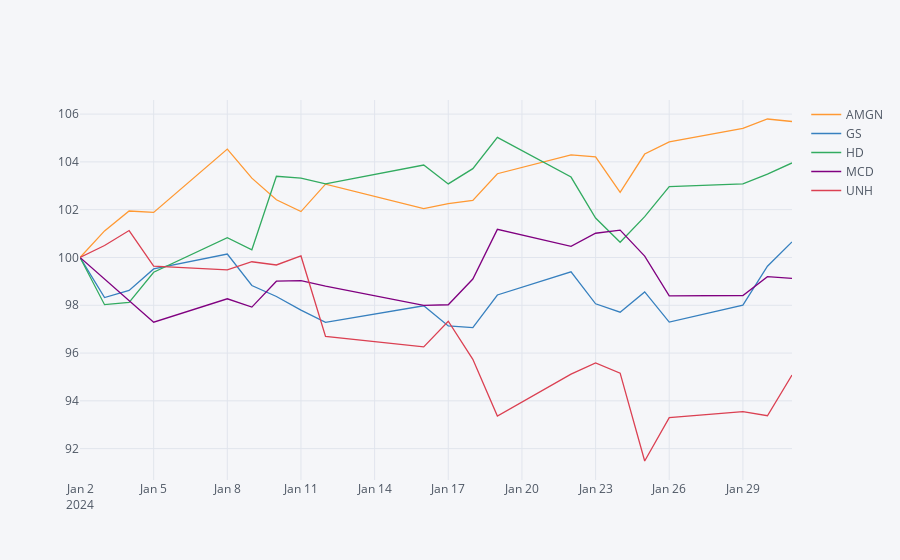

The notebook cell this image was saved under:
### Code cell
# Normalize plot
df4.normalize().iplot()

### Figure 1 — Plotly figure (JSON) as saved in the notebook; plotly's stock layout.template omitted (floating-point values rounded to 4 significant figures)
{"data": [{"line": {"color": "rgba(255, 153, 51, 1.0)", "dash": "solid", "shape": "linear", "width": 1.3}, "mode": "lines", "name": "AMGN", "text": "", "type": "scatter", "x": ["2024-01-02", "2024-01-03", "2024-01-04", "2024-01-05", "2024-01-08", "2024-01-09", "2024-01-10", "2024-01-11", "2024-01-12", "2024-01-16", "2024-01-17", "2024-01-18", "2024-01-19", "2024-01-22", "2024-01-23", "2024-01-24", "2024-01-25", "2024-01-26", "2024-01-29", "2024-01-30", "2024-01-31"], "y": [100, 101.1, 101.9, 101.9, 104.5, 103.3, 102.4, 101.9, 103.1, 102.0, 102.2, 102.4, 103.5, 104.3, 104.2, 102.7, 104.3, 104.8, 105.4, 105.8, 105.7]}, {"line": {"color": "rgba(55, 128, 191, 1.0)", "dash": "solid", "shape": "linear", "width": 1.3}, "mode": "lines", "name": "GS", "text": "", "type": "scatter", "x": ["2024-01-02", "2024-01-03", "2024-01-04", "2024-01-05", "2024-01-08", "2024-01-09", "2024-01-10", "2024-01-11", "2024-01-12", "2024-01-16", "2024-01-17", "2024-01-18", "2024-01-19", "2024-01-22", "2024-01-23", "2024-01-24", "2024-01-25", "2024-01-26", "2024-01-29", "2024-01-30", "2024-01-31"], "y": [100, 98.32, 98.62, 99.52, 100.1, 98.83, 98.37, 97.8, 97.28, 97.98, 97.14, 97.07, 98.43, 99.4, 98.06, 97.71, 98.56, 97.29, 98.01, 99.63, 100.6]}, {"line": {"color": "rgba(50, 171, 96, 1.0)", "dash": "solid", "shape": "linear", "width": 1.3}, "mode": "lines", "name": "HD", "text": "", "type": "scatter", "x": ["2024-01-02", "2024-01-03", "2024-01-04", "2024-01-05", "2024-01-08", "2024-01-09", "2024-01-10", "2024-01-11", "2024-01-12", "2024-01-16", "2024-01-17", "2024-01-18", "2024-01-19", "2024-01-22", "2024-01-23", "2024-01-24", "2024-01-25", "2024-01-26", "2024-01-29", "2024-01-30", "2024-01-31"], "y": [100, 98.02, 98.12, 99.38, 100.8, 100.3, 103.4, 103.3, 103.1, 103.9, 103.1, 103.7, 105.0, 103.4, 101.7, 100.6, 101.7, 103.0, 103.1, 103.5, 104.0]}, {"line": {"color": "rgba(128, 0, 128, 1.0)", "dash": "solid", "shape": "linear", "width": 1.3}, "mode": "lines", "name": "MCD", "text": "", "type": "scatter", "x": ["2024-01-02", "2024-01-03", "2024-01-04", "2024-01-05", "2024-01-08", "2024-01-09", "2024-01-10", "2024-01-11", "2024-01-12", "2024-01-16", "2024-01-17", "2024-01-18", "2024-01-19", "2024-01-22", "2024-01-23", "2024-01-24", "2024-01-25", "2024-01-26", "2024-01-29", "2024-01-30", "2024-01-31"], "y": [100, 99.11, 98.22, 97.29, 98.27, 97.92, 99.01, 99.03, 98.8, 98.0, 98.02, 99.1, 101.2, 100.5, 101.0, 101.1, 100.1, 98.39, 98.41, 99.2, 99.12]}, {"line": {"color": "rgba(219, 64, 82, 1.0)", "dash": "solid", "shape": "linear", "width": 1.3}, "mode": "lines", "name": "UNH", "text": "", "type": "scatter", "x": ["2024-01-02", "2024-01-03", "2024-01-04", "2024-01-05", "2024-01-08", "2024-01-09", "2024-01-10", "2024-01-11", "2024-01-12", "2024-01-16", "2024-01-17", "2024-01-18", "2024-01-19", "2024-01-22", "2024-01-23", "2024-01-24", "2024-01-25", "2024-01-26", "2024-01-29", "2024-01-30", "2024-01-31"], "y": [100, 100.5, 101.1, 99.64, 99.48, 99.82, 99.68, 100.1, 96.69, 96.26, 97.33, 95.74, 93.37, 95.11, 95.58, 95.16, 91.48, 93.3, 93.55, 93.38, 95.08]}], "layout": {"legend": {"bgcolor": "#F5F6F9", "font": {"color": "#4D5663"}}, "paper_bgcolor": "#F5F6F9", "plot_bgcolor": "#F5F6F9", "title": {"font": {"color": "#4D5663"}}, "xaxis": {"gridcolor": "#E1E5ED", "showgrid": true, "tickfont": {"color": "#4D5663"}, "title": {"font": {"color": "#4D5663"}, "text": ""}, "zerolinecolor": "#E1E5ED"}, "yaxis": {"gridcolor": "#E1E5ED", "showgrid": true, "tickfont": {"color": "#4D5663"}, "title": {"font": {"color": "#4D5663"}, "text": ""}, "zerolinecolor": "#E1E5ED"}}}
